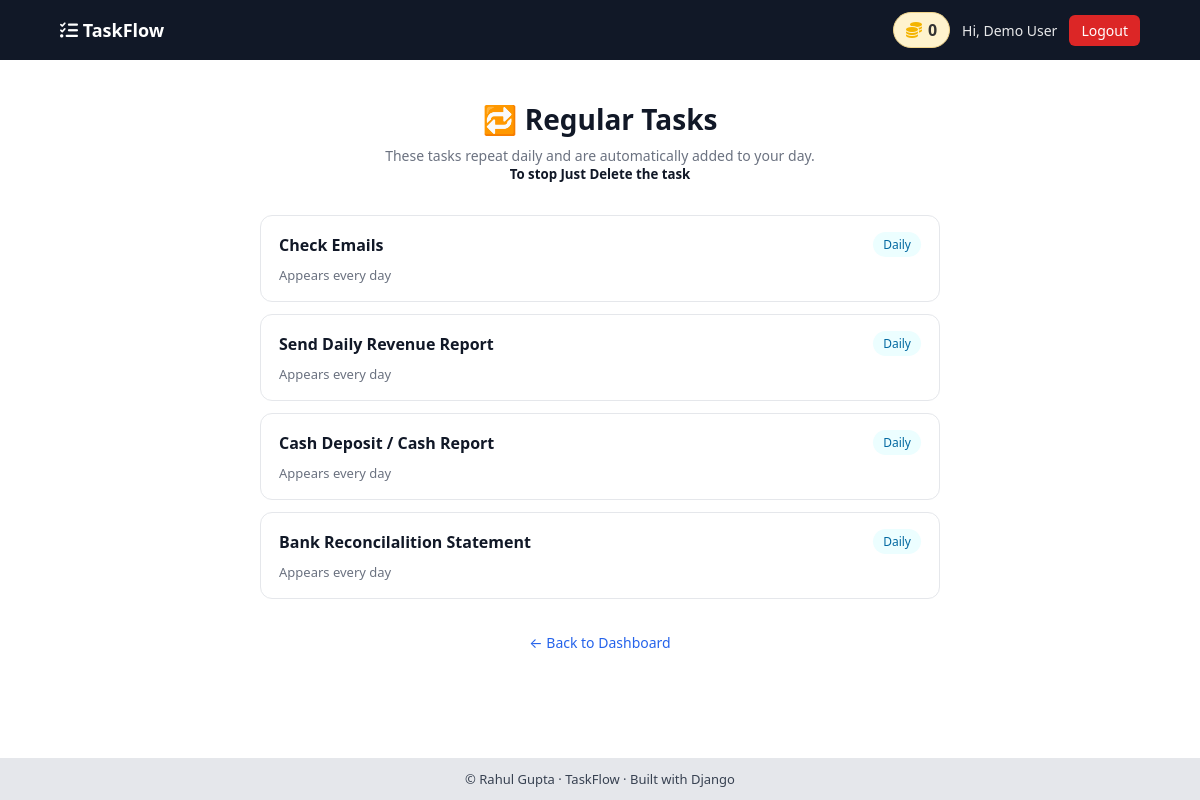
/task/regular/ (signed in), run on the app's committed database.
### TODO/models.py (models this page shows, shortened)
class CoinWallet(models.Model):
    user = models.OneToOneField(settings.AUTH_USER_MODEL, on_delete=models.CASCADE)
    balance = models.PositiveIntegerField(default=0)

class Task(models.Model):
    TODAY = "TODAY"
    FUTURE = "FUTURE"
    REGULAR = "REGULAR"
    TASK_TYPE_CHOICES = [
        (TODAY, "Today"),
        (FUTURE, "Future"),
        (REGULAR, "Regular"),
    ]
    user = models.ForeignKey(
        settings.AUTH_USER_MODEL, on_delete=models.CASCADE, related_name="tasks"
    )
    title = models.CharField(max_length=255)
    task_type = models.CharField(
        max_length=10, choices=TASK_TYPE_CHOICES, default=TODAY
    )
    start_date = models.DateField(
        null=True, blank=True, help_text="Used only for future tasks"
    )
    link = models.URLField(blank=True, null=True)
    startTime = models.TimeField(blank=True, null=True)
    endTime = models.TimeField(blank=True, null=True)
    is_active = models.BooleanField(default=True)
    created_at = models.DateTimeField(auto_now_add=True)
    is_deleted = models.BooleanField(default=False)

### TODO/views.py (the view)
# urls.py: path("task/regular/", views.regular_tasks_view, name="regular_tasks"),
@login_required(login_url="user_login")
def regular_tasks_view(request):
    regularTask = Task.objects.filter(
        user=request.user,
        task_type=Task.REGULAR,
        is_deleted=False,
    )
    return render(request, "regular_task.html", {"reguTask": regularTask})

### TODO/templates/regular_task.html
{% extends "base.html" %}
{% load static %}
{% block css %}
<link rel="stylesheet" href="{% static 'css/regular_task.css' %}">
{% endblock %}
{% block content %}
<div class="regular-page">
    <div class="regular-header">
        <h2>🔁 Regular Tasks</h2>
        <p>
            These tasks repeat daily and are automatically added to your day.<br> <h5>To stop Just Delete the task</h5>
        </p>
    </div>
    {% if reguTask %}
        <div class="regular-list">
            {% for task in reguTask %}
            <div class="regular-item">
                <div class="task-main">
                    <a href="{% url 'update_task' task.id %}" class="task-title">
                        {{ task.title }}
                    </a>
                    <span class="task-badge">
                        Daily
                    </span>
                </div>
                <div class="task-meta">
                    <span class="task-note">
                        Appears every day
                    </span>
                </div>
            </div>
            {% endfor %}
        </div>
    {% else %}
        <div class="empty-state">
            🌱 No regular tasks yet
            <br>
            Create tasks that repeat every day
        </div>
    {% endif %}
    <div class="page-footer">
        <a href="{% url 'dashboard' %}" class="back-link">
            ← Back to Dashboard
        </a>
    </div>
</div>
{% endblock %}

### templates/base.html (shortened to what this page needs)
{% load static %}
<!DOCTYPE html>
<html lang="en">
    <head>
        <link rel="stylesheet" href="{% static 'css/base.css' %}">
        <link rel="stylesheet"
              href="https://cdnjs.cloudflare.com/ajax/libs/font-awesome/6.5.0/css/all.min.css">
        {% block css %}{% endblock %}
    </head>
    <body>
        <nav class="navbar">
            <div class="nav-inner">
                <a href="{% url 'dashboard' %}" class="logo">
                    <i class="fa-solid fa-list-check"></i> TaskFlow
                </a>
                {% if user.is_authenticated %}
                    <div class="nav-right">
                        <a href="{% url 'coins_page' %}" class="coins-box">
                            <i class="fa-solid fa-coins"></i>
                            <span>{{ user.coinwallet.balance }}</span>
                        </a>
                        <span class="username">
                            Hi, <a href="{% url 'user_profile_view' %}">{{ user.first_name|default:user.username }} {{ user.last_name }}</a>
                        </span>
                        <a href="{% url 'user_logout' %}" class="btn btn-danger">Logout</a>
                    </div>
                {% endif %}
            </div>
        </nav>
        <main class="main-wrapper">
            <div class="container">
                {% block content %}{% endblock %}
            </div>
        </main>
        <footer class="footer">
            <p>© {{ now|date:"Y" }} Rahul Gupta · TaskFlow · Built with Django</p>
        </footer>
    </body>
</html>

### static/css/base.css (style rules this page uses)
* { margin: 0; padding: 0; box-sizing: border-box; }
body { font-family: system-ui, -apple-system, BlinkMacSystemFont, sans-serif; background: #ffffff; color: #111827; min-height: 100vh; display: flex; flex-direction: column; }
.navbar { background: #111827; color: white; position: sticky; top: 0; z-index: 1000; }
.nav-inner { max-width: 1200px; width: 90%; margin: auto; padding: 12px 0; display: flex; justify-content: space-between; align-items: center; }
.logo { color: white; text-decoration: none; font-size: 18px; font-weight: 600; }
.nav-right { display: flex; align-items: center; gap: 12px; }
.username { font-size: 14px; opacity: 0.9; }
.username a { text-decoration: none; color: white; }
.btn { padding: 6px 12px; border-radius: 6px; font-size: 14px; text-decoration: none; }
.btn-danger { background: #dc2626; color: white; }
.main-wrapper { flex: 1; padding: 0px 0; }
.container { width: 95%; margin: auto; }
.footer { background: #e5e7eb; text-align: center; padding: 12px; font-size: 13px; color: #374151; }
.coins-box { display:flex; align-items:center; gap:6px; background:#fff3cd; padding:6px 12px; border-radius:20px; font-weight:600; text-decoration:none; color:#333; border:1px solid #f1d48a; }
.coins-box i { color:#f4b400; }

### TODO/static/css/regular_task.css (style rules this page uses)
.regular-page { max-width: 720px; margin: 40px auto; padding: 0 20px; }
.regular-header { text-align: center; margin-bottom: 32px; }
.regular-header h2 { font-size: 28px; margin-bottom: 8px; }
.regular-header p { color: #6b7280; font-size: 14px; }
.regular-list { display: flex; flex-direction: column; gap: 12px; }
.regular-item { background: #ffffff; border-radius: 12px; padding: 16px 18px; border: 1px solid #e5e7eb; transition: box-shadow 0.2s ease; }
.task-main { display: flex; justify-content: space-between; align-items: center; }
.task-title { font-size: 16px; font-weight: 600; color: #111827; text-decoration: none; }
.task-badge { background: #ecfeff; color: #0369a1; font-size: 12px; padding: 4px 10px; border-radius: 999px; font-weight: 500; }
.task-meta { margin-top: 6px; }
.task-note { font-size: 13px; color: #6b7280; }
.page-footer { text-align: center; margin-top: 32px; }
.back-link { color: #2563eb; text-decoration: none; font-size: 14px; }

### data on the page
Task: title "Check Emails"
Task: title "Send Daily Revenue Report"
Task: title "Cash Deposit / Cash Report"
Task: title "Bank Reconcilalition Statement"

### other printed values
{{ user.coinwallet.balance }} "0"
{{ user.first_name|default:user.username }} "Demo"
{{ user.last_name }} "User"
